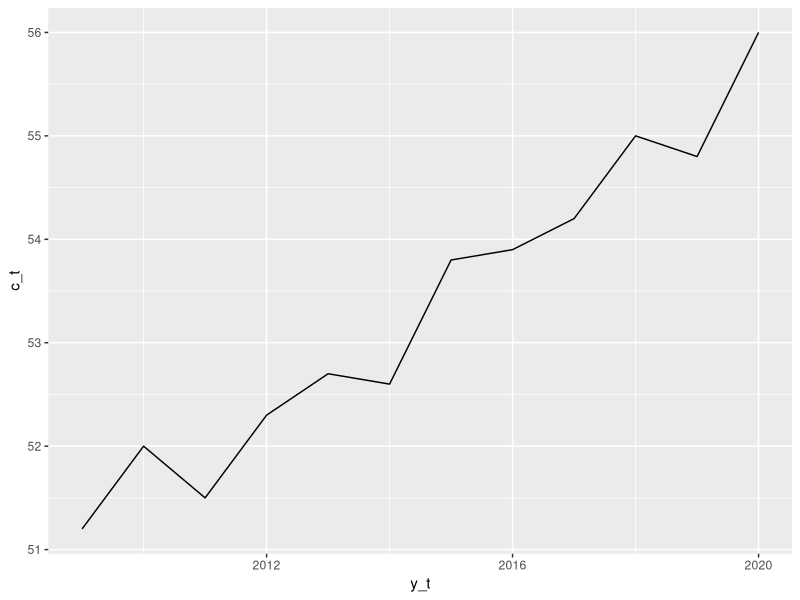
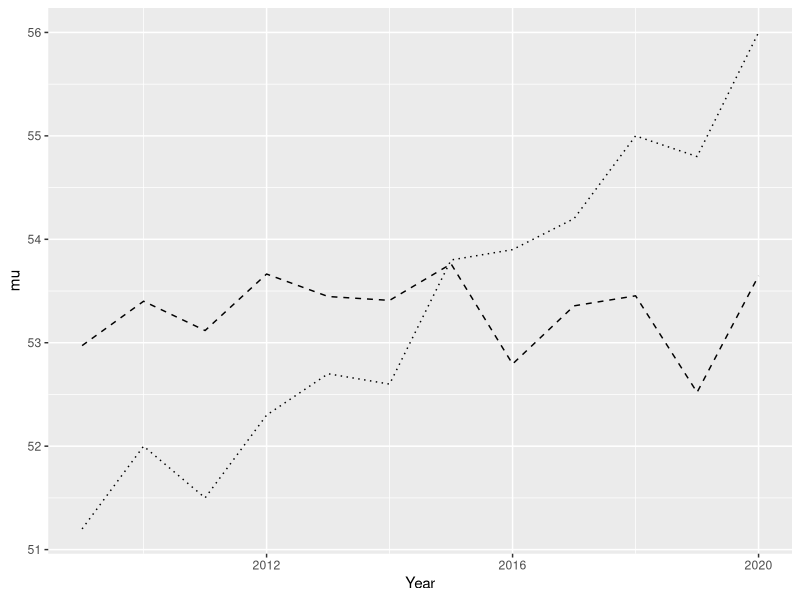

Reproduce these figures in R, in order.
## ---- chunk 1
require(tidyverse)
law <- read_csv("law.csv") %>% rename(c_t = Poenggrense,
                                      a_t = Søkere,
                                      s_t = Plasser) %>% mutate(y_t = 2009:2020)
ggplot(law, aes(x = y_t, y = c_t)) +
  geom_line()
 
prior_mu_1_mu <- 40 #Prior mean for the average point score in 2009
prior_mu_1_sig <- 5 #Prior std.dev for the average point score in 2009
delta_mu_sig <- 1 #Std.dev of the mu_t+1 - mu_t random walk prior

sig_alpha <- 10
sig_beta <- 1 #scale 

iterations <- 1e4
eps <- 10

n_yrs <- 12
a_t <- law %>% select(a_t) %>% pull()
s_t <- law %>% select(s_t) %>% pull()
c_t <- law %>% select(c_t) %>% pull()
q_t <- (a_t - s_t)/a_t

mu <- rep(0, 11)
sim_c_t <- mu
sigma <- 0

acc_mu <- matrix(NA, nrow = 1, ncol = n_yrs)
acc_sigma <- c(NA)

for(i in 1:iterations){
  mu[1] <- rnorm(1, prior_mu_1_mu, prior_mu_1_sig)
  mu[2:n_yrs] <- mu[1] + cumsum(rnorm(n_yrs - 1, 0, delta_mu_sig))
  sigma <- rgamma(1, shape = sig_alpha, scale = sig_beta)
  for(t in 1:n_yrs){
    y_t <- rnorm(a_t[t], mu[t], sigma)
    sim_c_t[t] <- quantile(y_t, q_t[t])
  }
  
  rho <- mean((sim_c_t - c_t)^2)
  if(rho < eps){
    acc_mu <- rbind(acc_mu, mu)
    acc_sigma <- c(acc_sigma, sigma)
  }
}

post_mu <- colMeans(acc_mu, na.rm = TRUE)
post_sigma <- mean(acc_sigma, na.rm = TRUE)
est_admission <- tibble(est_ct = qnorm(p = q_t, mean = post_mu, sd = post_sigma), Year = 2009:2020)

result_tib <- tibble(Year = 2009:2020, mu = post_mu, sd = post_sigma)
ggplot(result_tib, aes(x = Year, y = mu)) +
  #geom_line() +
  #geom_line(aes(x = Year, y = mu - 3*sd), color = "red") +
  #geom_line(aes(x = Year, y = mu + 3*sd), color = "red") +
  geom_line(data = law, aes(x = y_t, y = c_t), linetype = "dotted") +
  geom_line(data = est_admission, aes(x = Year, y = est_ct), linetype = "dashed")

